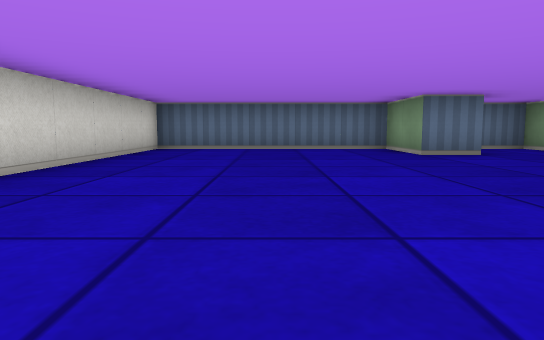
View 1 (above)

13 first-person views from a walk through a cub3D maze. The camera is about half as high as the walls, tilts 6° down and sees 70° across. The floor is counted in squares. Each view is taken from the middle of a square. On the plan, view 1 faces up. The plan holds only what a view shows up to about 9 squares ahead; the rest is blank.

View 2
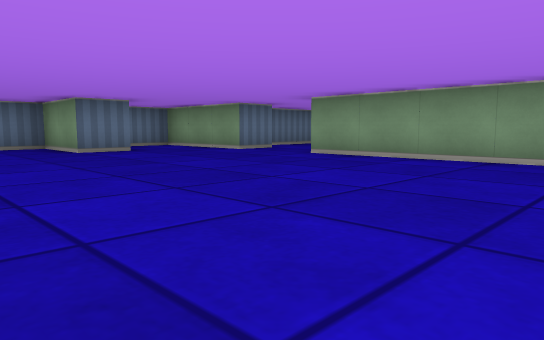

View 3
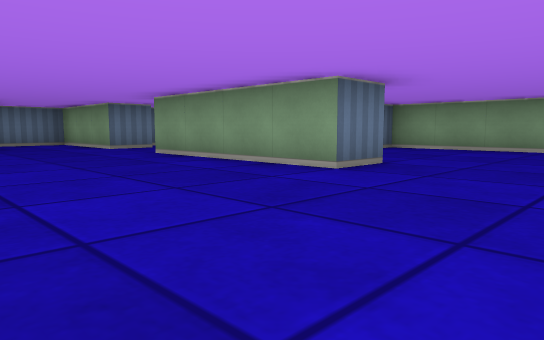

View 4
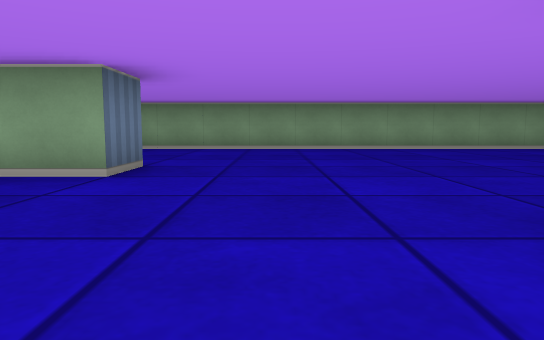

View 5
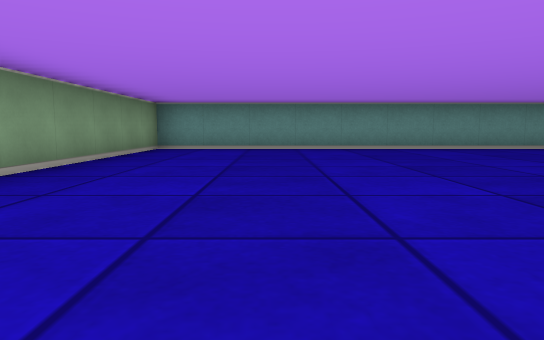

View 6
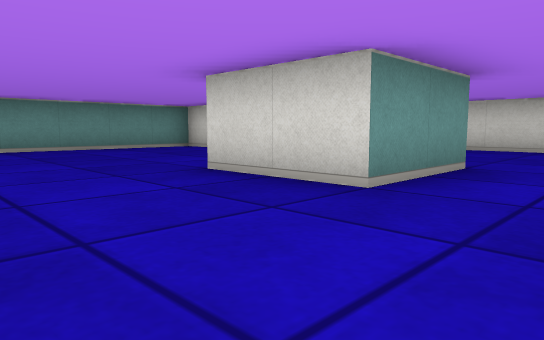

View 7
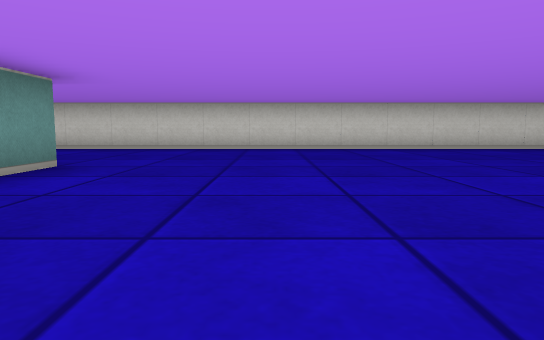

View 8
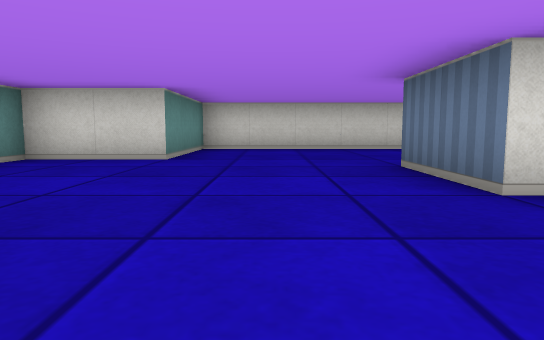

View 9
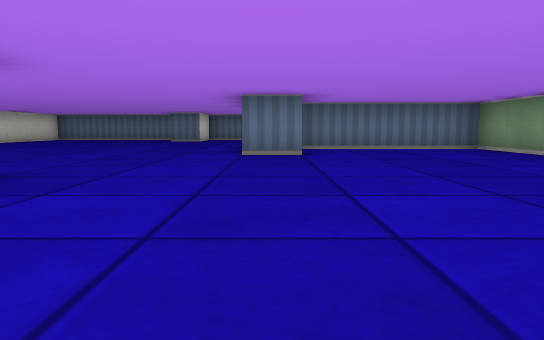

View 10
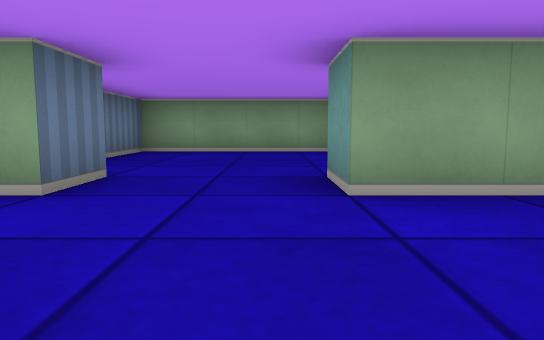

View 11
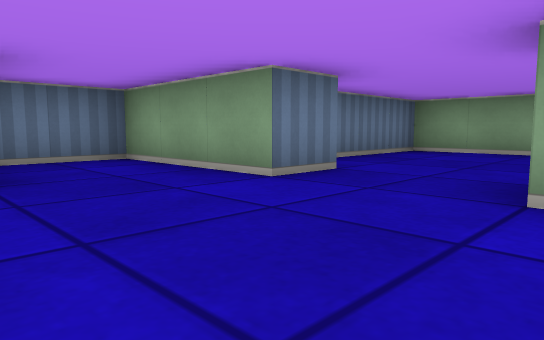

View 12
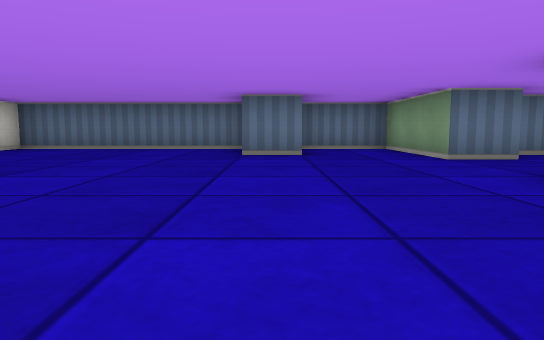

View 13
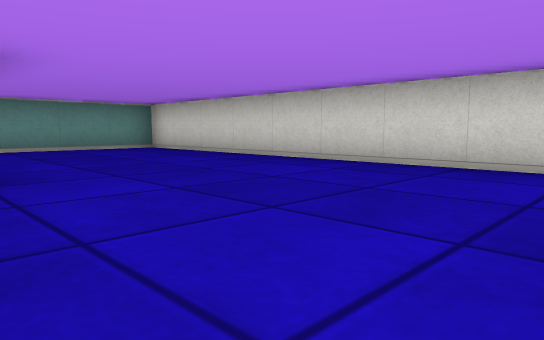

### Floor plan
Ten units are one square. View 1 is at (0, 0); x grows to the right and y downward. Boxes are objects, and circles mark ways between rooms. Rooms are numbered by the first view taken in them; rooms with no view inside come last. Other rooms are left out.
<svg viewBox="-30 -90 140 200">
<path fill="none" stroke="#000" d="M14 35 35 35 35 55 15 55M66 5 55 5 55 -35 65 -35M66 -55 55 -55 55 -85 36 -85M36 -65 25 -65 25 -85 -25 -85 -25 85 5 85 5 105 105 105 105 -15 66 -15M105 -29 105 -65 71 -65"/>
<circle cx="60" cy="-45" r="3" fill="#2a7"/>
<text x="30" y="20">1</text>
<text x="80" y="-50">2</text>
</svg>
Room 1 opens to room 2.

Where each view was taken, in squares from view 1:
view 1: 0 up, 0 right, facing up
view 2: 1 down, 0 right, facing up-right
view 3: 3 down, 2 right, facing up-right
view 4: 2 down, 2 right, facing right
view 5: 2 down, 8 right, facing down
view 6: 2 down, 6 right, facing down-left
view 7: 1 down, 6 right, facing left
view 8: 7 down, 6 right, facing left
view 9: 7 down, 6 right, facing up
view 10: 4 up, 3 right, facing right
view 11: 3 up, 3 right, facing up-right
view 12: 0 up, 3 right, facing up
view 13: 0 up, 2 right, facing down-left
